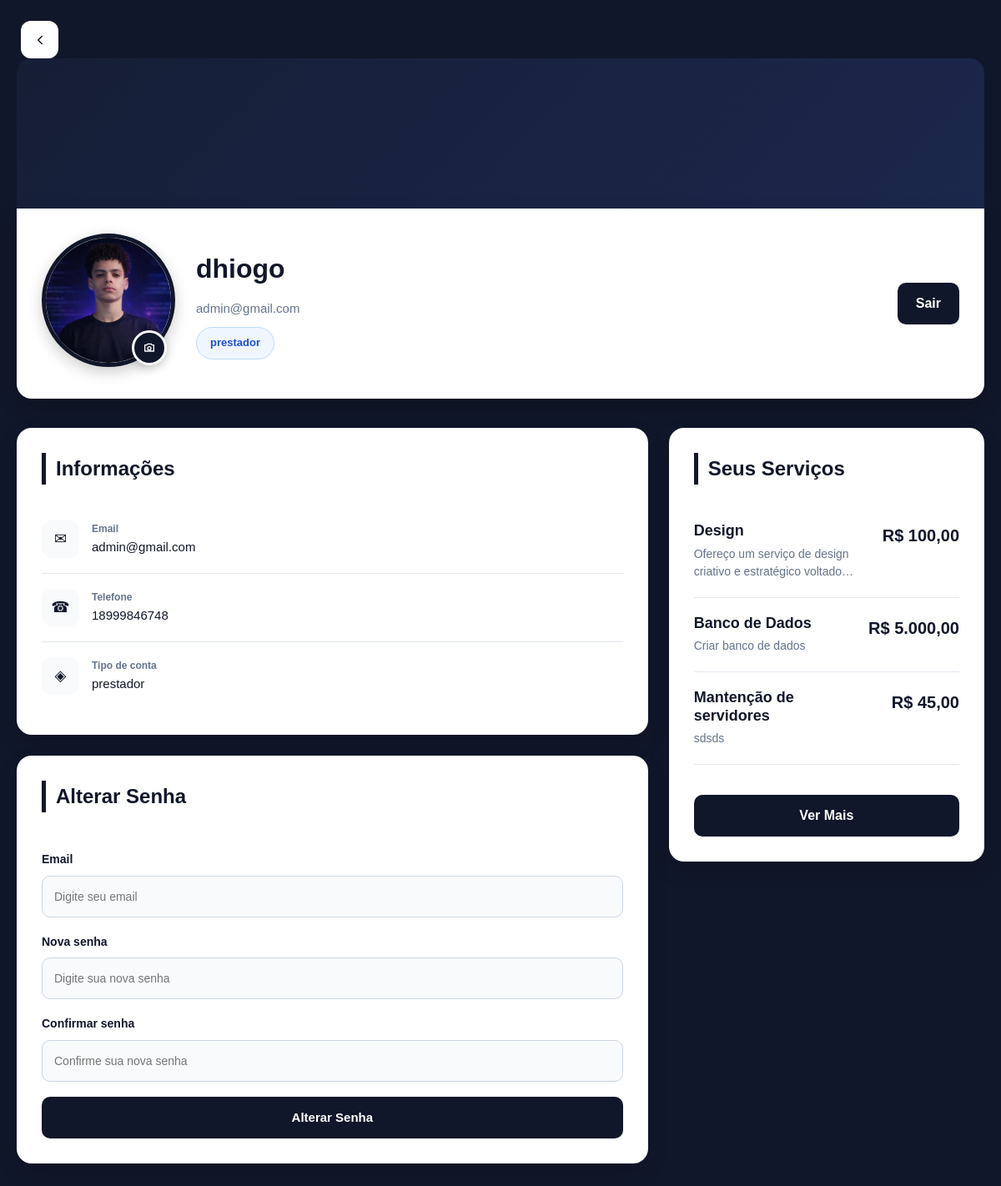
The page /frontend/public/perfil.php (signed in) on the database as committed earlier.
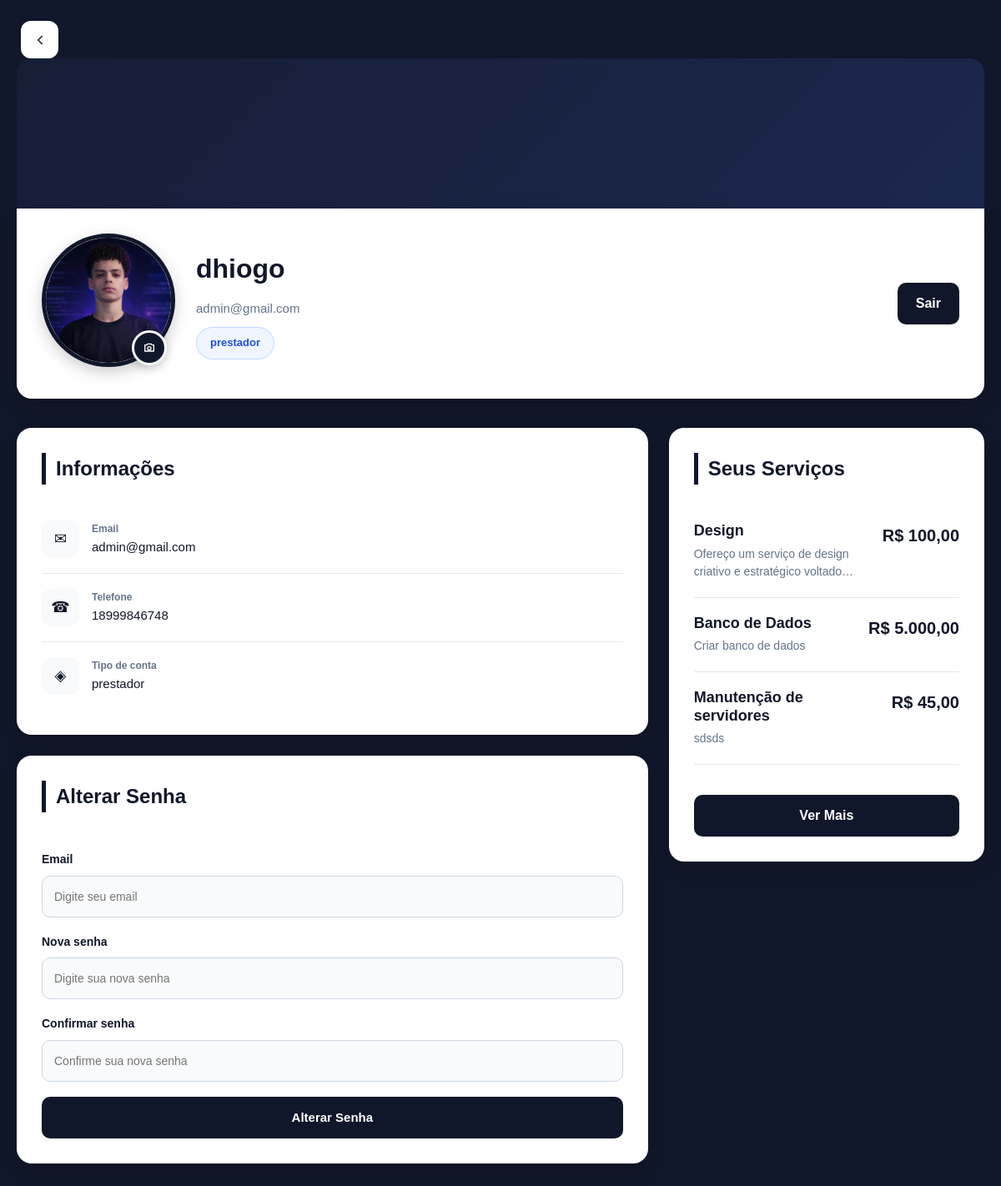
The same page on the database as committed later.
### tables this page shows
CREATE TABLE `servicos` (
  `id` int(11) NOT NULL,
  `usuario_id` int(11) NOT NULL,
  `categoria_id` int(11) NOT NULL,
  `nome_servico` varchar(255) NOT NULL,
  `descricao` varchar(255) DEFAULT NULL,
  `preco` decimal(10,2) NOT NULL,
  `prazo` int(11) NOT NULL,
  `localizacao` varchar(255) DEFAULT NULL,
  `criado_em` timestamp NOT NULL DEFAULT current_timestamp()
);

### backend/app/controllers/ServicoController.php (called while the page is built, shortened)
<?php
require_once "C:/Turma2/xampp/htdocs/catalogo-servicos/backend/app/models/ServicoModel.php";
class ServicoController
{
    private $servicoModel;
    public function __construct($pdo)
    {
        $this->servicoModel = new ServicoModel($pdo);
    }
    public function listarPorPrestador($prestadorId)
    {
        return $this->servicoModel->listarPorPrestador($prestadorId);
    }
}

### backend/app/models/ServicoModel.php (called while the page is built, shortened)
<?php
class ServicoModel {
    private $pdo;
    public function __construct($pdo){
        $this->pdo = $pdo;
    }
    public function listarPorPrestador($usuarioId){
        $sql = "SELECT
                    s.*,
                    c.nome AS categoria
                FROM servicos s
                INNER JOIN categorias c ON c.id = s.categoria_id
                WHERE s.usuario_id = ?
                ORDER BY s.id DESC";
        $stmt = $this->pdo->prepare($sql);
        $stmt->execute([$usuarioId]);
        return $stmt->fetchAll(PDO::FETCH_ASSOC);
    }
}

### backend/app/controllers/UsuarioController.php (called while the page is built, shortened)
<?php
require_once "C:/Turma2/xampp/htdocs/catalogo-servicos/backend/app/models/UsuarioModel.php";
class UsuarioController {
    private $usuarioModel;
    public function __construct($pdo) {
        $this->usuarioModel = new UsuarioModel($pdo);
    }
    public function listarServicosDoPerfil($usuarioId, $tipo, $servicoController, $contratacaoController)
{
    if ($tipo === 'prestador') {
        return $servicoController->listarPorPrestador($usuarioId);
    }
    return $contratacaoController->listarPorCliente($usuarioId);
}
    public function buscarUsuario($id){
        $usuario = $this->usuarioModel->buscarUsuario($id);
        return $usuario;
    }
}

### backend/app/models/UsuarioModel.php (called while the page is built, shortened)
<?php
class UsuarioModel {
    private $pdo;
    public function __construct(PDO $pdo){
        $this->pdo = $pdo;
    }
    public function buscarUsuario($id){
        $stmt = $this->pdo->query("SELECT * FROM usuarios WHERE id = $id");
        return $stmt->fetch(PDO::FETCH_ASSOC);
    }
}

### frontend/public/perfil.php (the view, shortened to what the changed rows need)
<?php
require_once "C:/Turma2/xampp/htdocs/catalogo-servicos/backend/app/database/database.php";
require_once "C:/Turma2/xampp/htdocs/catalogo-servicos/backend/app/controllers/UsuarioController.php";
require_once "C:/Turma2/xampp/htdocs/catalogo-servicos/backend/app/controllers/ServicoController.php";
$contratacaoController = new ContratacaoController($pdo);
$usuarioId = $_SESSION['usuario']['id'];
$usuarioController = new UsuarioController($pdo);
$servicoController = new ServicoController($pdo);
$usuario = $usuarioController->buscarUsuario($usuarioId);
$servicos = $usuarioController->listarServicosDoPerfil(
    $usuarioId,
    $usuario['tipo'],
    $servicoController,
    $contratacaoController
);
if ($usuario['tipo'] === 'prestador') {
    $servicos = $servicoController->listarPorPrestador($usuarioId);
}
?>
<!DOCTYPE html>
<html lang="pt-br">
<head>
    <link
        rel="stylesheet"
        href="css/perfil.css">
</head>
<body>
    <div class="container">
<div class="grid">
    <div>
        <div class="card">
            <div class="card-title">
                <h2>Informações</h2>
            </div>
        </div>
        <div class="card" style="margin-top: 25px;">
            <div class="card-title">
                <h2>Alterar Senha</h2>
            </div>
        </div>
    </div>
   <div class="card card-services">
    <div class="card-title">
        <h2>Seus Serviços</h2>
    </div>
    <?php if (!empty($servicos)): ?>
        <?php foreach ($servicos as $s): ?>
            <div class="service">
                <div class="service-info">
                    <h4>
                        <?= htmlspecialchars($s['nome_servico'] ?? 'Serviço') ?>
                    </h4>
                    <p>
                        <?= htmlspecialchars($s['solicitacao'] ?? $s['descricao'] ?? 'Sem descrição') ?>
                    </p>
                </div>
                <div class="price">
                    R$ <?= number_format($s['preco'] ?? 0, 2, ',', '.') ?>
                </div>
            </div>
        <?php endforeach; ?>
    <?php else: ?>
        <p>
            Nenhum serviço encontrado.
        </p>
    <?php endif; ?>
</div>
</div>
    </div>
</body>
</html>

Rows that differ between the two databases and show on the page:
changed servicos "sdsds": nome_servico "Mantenção de servidores" → "Manutenção de servidores"
